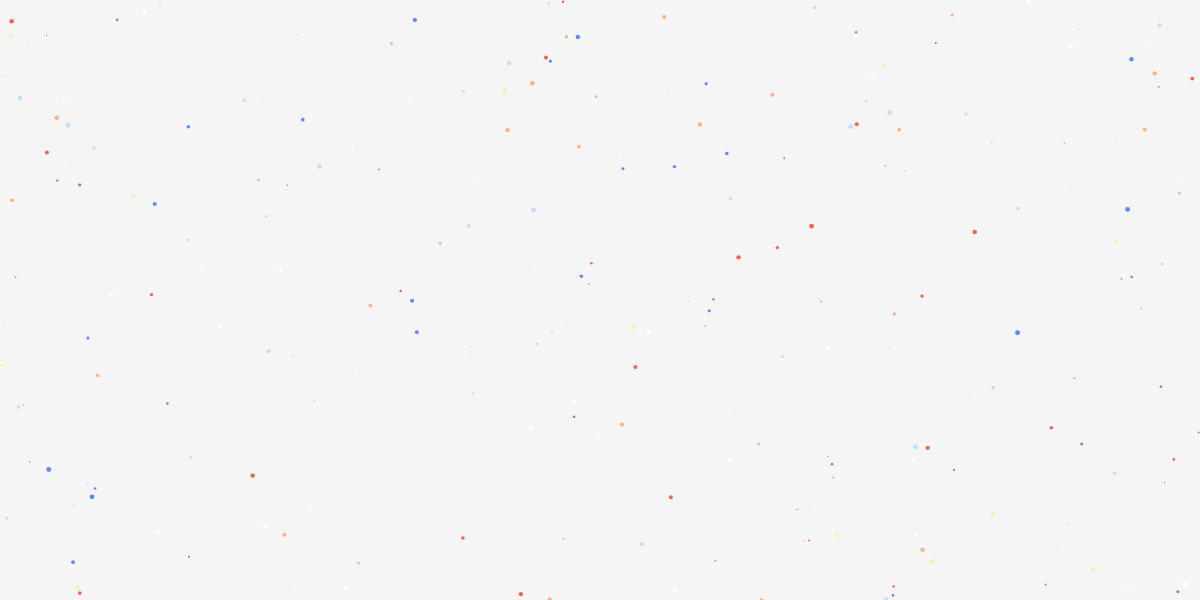
Frame 1 (no input)
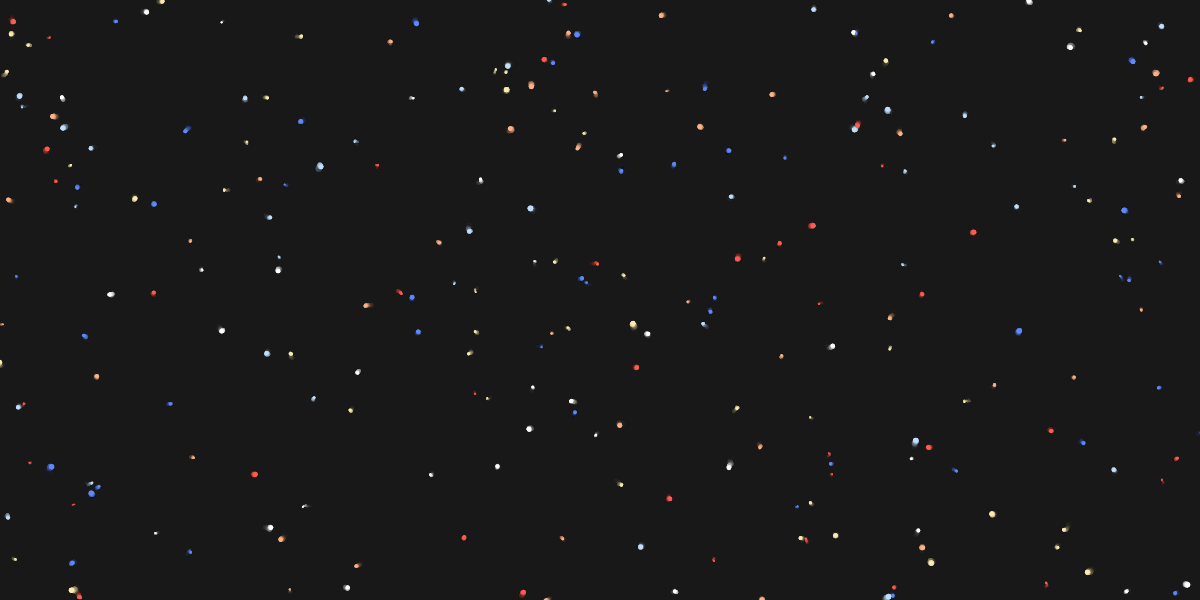
Frame 60 (no input)
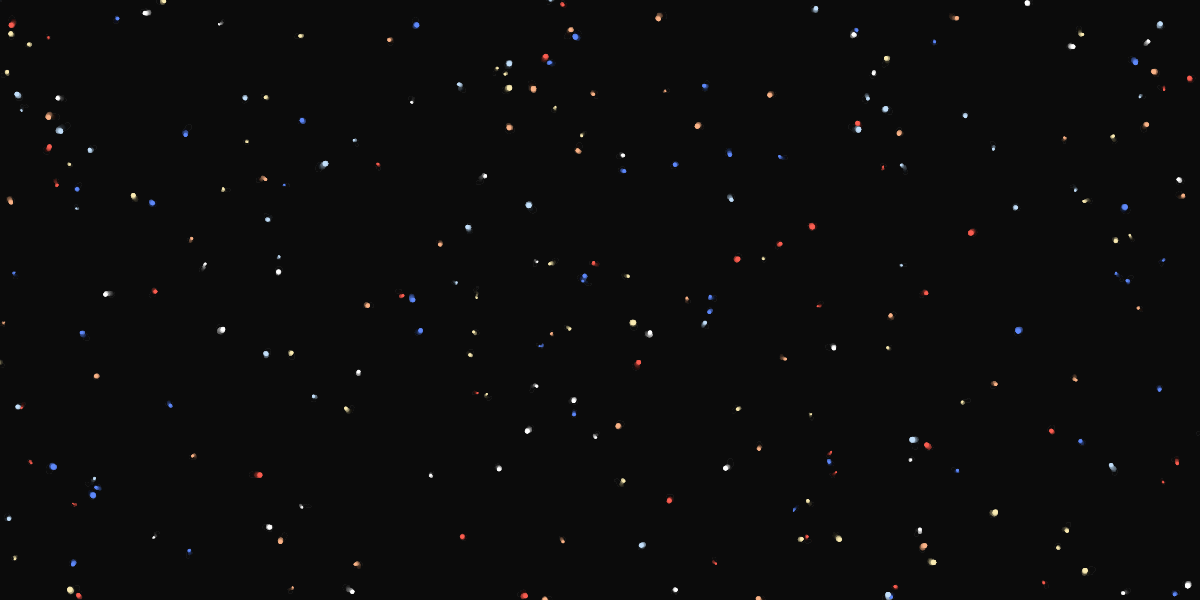
Frame 120 (the mouse pressed at the canvas centre since frame 60)

The p5.js sketch that drew these frames (run headless with seeded random() and noise() and a simulated clock; from frame 60 on, the mouse is pressed at the canvas centre):

// p5.js sketch
// ── sketch.js

let bugs = []; // Jitter 객체들의 배열

function setup() {
  createCanvas(1200, 600);
  for (let i = 0; i < 250; i++) {
    bugs.push(new Jitter());
  }
  stars = new gravity();
}

function draw() {
  background(0,10);
  for (let i = 0; i < bugs.length; i++) {
    bugs[i].move();
    bugs[i].display();
  }

  if (mouseIsPressed) {
 stars.display();
 stars.update();
 }

}

// ── Jitter.js
class Jitter {
  constructor() {
    this.x = random(width);
    this.y = random(height);
    this.diameter = random(1, 5);
    this.speed = 0.5;
    //this.r = random(178,250);
    //this.g = random(216,248);
    //this.b = random(94,250);
    this.colors = [color('#5F89FA'),color('#C2DFFA'),color('#FA5E51'),color('#FFFFFF'),color('#FAB387'),color('#FAEBB2')];
    this.mycolor = random(this.colors);
    this.a = random(10,255);
  }

  move() {
    this.x += random(-this.speed, this.speed);
    this.y += random(-this.speed, this.speed);
  }

  display() {

    noStroke();
    fill(this.mycolor);

    //fill(this.r, this.g, this.b,this.a);
    ellipse(this.x, this.y, this.diameter, this.diameter);
  }
}

// ── gravity.js
class gravity {
  constructor () {
    this.ww = this.mouseX ; //random(width);
    this.hh = this.mouseY ;  //random(height);
    this.pos = createVector(this.ww, this.hh);
    this.vel = createVector();

  	this.w = 3;
    this.acc = createVector(0.5,0.1);
  }
  update() {
    this.pos.add(this.vel);
    this.vel = createVector(random(-5,-3),random(1,3));
    this.vel.add(this.acc);
    this.w = this.w + 0.1 ;
  }

  display() {
	ellipse(this.pos.x, this.pos.y, this.w);
  }
}

// ── style.css
html, body {
  margin: 0;
  text-align: center;
  padding: 0;
}
canvas {
  margin: auto;
  display: block;
}
